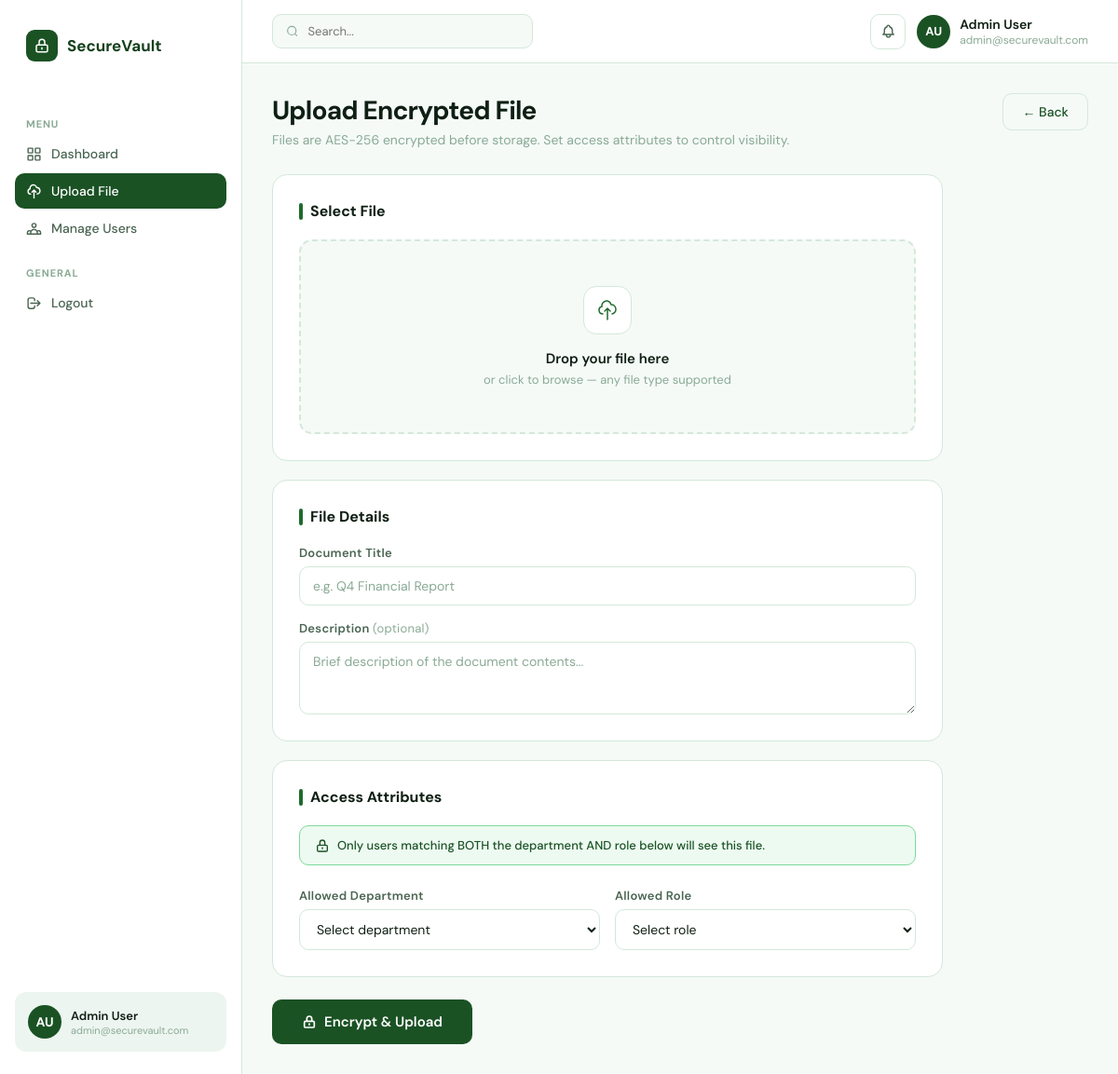
/upload/ (signed in), run on the app's committed database.
### core/models.py (models this page shows, shortened)
class User(AbstractBaseUser, PermissionsMixin):
    email = models.EmailField(unique=True)
    first_name = models.CharField(max_length=100)
    last_name = models.CharField(max_length=100)
    department = models.CharField(max_length=50, choices=DEPARTMENT_CHOICES, blank=True)
    role = models.CharField(max_length=50, choices=ROLE_CHOICES, blank=True)
    is_active = models.BooleanField(default=True)
    is_staff = models.BooleanField(default=False)
    is_admin = models.BooleanField(default=False)
    date_joined = models.DateTimeField(auto_now_add=True)
    objects = UserManager()
    USERNAME_FIELD = 'email'
    REQUIRED_FIELDS = ['first_name', 'last_name']
    def get_full_name(self):
        return f"{self.first_name} {self.last_name}"

### core/views.py (the view, shortened to what this page needs)
# urls.py: path('upload/', views.upload_file, name='upload_file'),
@login_required
def upload_file(request):
    if not request.user.is_admin:
        return redirect('dashboard')
    form = UploadFileForm()
    return render(request, 'core/upload_file.html', {'form': form})

### core/forms.py
class UploadFileForm(forms.ModelForm):
    file = forms.FileField()
    class Meta:
        model = EncryptedFile
        fields = ['title', 'description', 'allowed_department', 'allowed_role']
        widgets = {
            'title': forms.TextInput(attrs={'placeholder': 'Document title'}),
            'description': forms.Textarea(attrs={'placeholder': 'Brief description...', 'rows': 3}),
        }

### core/templates/core/upload_file.html (shortened to what this page needs)
{% extends 'core/base_dashboard.html' %}
{% block sidebar_nav %}
<a href="{% url 'admin_dashboard' %}" class="nav-item">
  <svg viewBox="0 0 24 24"><rect x="3" y="3" width="7" height="7" rx="1"/><rect x="14" y="3" width="7" height="7" rx="1"/><rect x="3" y="14" width="7" height="7" rx="1"/><rect x="14" y="14" width="7" height="7" rx="1"/></svg>
  Dashboard
</a>
<a href="{% url 'upload_file' %}" class="nav-item active">
  <svg viewBox="0 0 24 24"><path stroke-linecap="round" stroke-linejoin="round" d="M7 16a4 4 0 01-.88-7.903A5 5 0 1115.9 6L16 6a5 5 0 011 9.9M15 13l-3-3m0 0l-3 3m3-3v12"/></svg>
  Upload File
</a>
<a href="{% url 'manage_users' %}" class="nav-item">
  <svg viewBox="0 0 24 24"><path stroke-linecap="round" stroke-linejoin="round" d="M17 20h5v-2a3 3 0 00-5.356-1.857M17 20H7m10 0v-2c0-.656-.126-1.283-.356-1.857M7 20H2v-2a3 3 0 015.356-1.857M7 20v-2c0-.656.126-1.283.356-1.857m0 0a5.002 5.002 0 019.288 0M15 7a3 3 0 11-6 0 3 3 0 016 0z"/></svg>
  Manage Users
</a>
{% endblock %}
{% block dashboard_content %}
<div class="page-header">
  <div>
    <div class="page-title">Upload Encrypted File</div>
    <div class="page-subtitle">Files are AES-256 encrypted before storage. Set access attributes to control visibility.</div>
  </div>
  <a href="{% url 'admin_dashboard' %}" class="btn-outline">← Back</a>
</div>
<form method="POST" enctype="multipart/form-data" style="max-width:720px;">
  <div class="form-section" style="margin-bottom:20px;">
    <div class="form-section-title">Select File</div>
    <div class="upload-zone" id="uploadZone" onclick="document.getElementById('fileInput').click()">
      <div class="upload-icon">
        <svg viewBox="0 0 24 24"><path stroke-linecap="round" stroke-linejoin="round" d="M7 16a4 4 0 01-.88-7.903A5 5 0 1115.9 6L16 6a5 5 0 011 9.9M15 13l-3-3m0 0l-3 3m3-3v12"/></svg>
      </div>
      <div style="font-weight:600;font-size:15px;margin-bottom:4px;">Drop your file here</div>
      <div style="font-size:13px;color:var(--text-muted);">or click to browse — any file type supported</div>
    </div>
  </div>
  <div class="form-section" style="margin-bottom:20px;">
    <div class="form-section-title">File Details</div>
    <div style="display:flex;flex-direction:column;gap:16px;">
      <div class="form-group">
        <label class="form-label">Document Title</label>
        <input type="text" name="title" class="form-input" placeholder="e.g. Q4 Financial Report" required>
      </div>
      <div class="form-group">
        <label class="form-label">Description <span style="font-weight:400;color:var(--text-muted);">(optional)</span></label>
        <textarea name="description" class="form-input" rows="3" placeholder="Brief description of the document contents..."></textarea>
      </div>
    </div>
  </div>
  <div class="form-section" style="margin-bottom:24px;">
    <div class="form-section-title">Access Attributes</div>
    <div class="encrypt-badge">
      <svg width="16" height="16" fill="none" viewBox="0 0 24 24" stroke="currentColor" stroke-width="2"><path stroke-linecap="round" stroke-linejoin="round" d="M12 15v2m-6 4h12a2 2 0 002-2v-6a2 2 0 00-2-2H6a2 2 0 00-2 2v6a2 2 0 002 2zm10-10V7a4 4 0 00-8 0v4h8z"/></svg>
      Only users matching BOTH the department AND role below will see this file.
    </div>
    <div style="display:grid;grid-template-columns:1fr 1fr;gap:16px;">
      <div class="form-group">
        <label class="form-label">Allowed Department</label>
        <select name="allowed_department" class="form-input" required>
          <option value="">Select department</option>
        </select>
      </div>
      <div class="form-group">
        <label class="form-label">Allowed Role</label>
        <select name="allowed_role" class="form-input" required>
          <option value="">Select role</option>
        </select>
      </div>
    </div>
  </div>
  <button type="submit" class="btn-primary" style="padding:14px 32px;font-size:15px;">
    <svg width="16" height="16" fill="none" viewBox="0 0 24 24" stroke="currentColor" stroke-width="2.5"><path stroke-linecap="round" stroke-linejoin="round" d="M12 15v2m-6 4h12a2 2 0 002-2v-6a2 2 0 00-2-2H6a2 2 0 00-2 2v6a2 2 0 002 2zm10-10V7a4 4 0 00-8 0v4h8z"/></svg>
    Encrypt &amp; Upload
  </button>
</form>
{% endblock %}

### core/templates/core/base_dashboard.html (shortened to what this page needs)
{% extends 'core/base.html' %}
{% block content %}
<div class="sidebar">
  <div class="sidebar-logo">
    <div class="logo-icon">
      <svg fill="none" viewBox="0 0 24 24" stroke="white" stroke-width="2" width="18" height="18">
        <path stroke-linecap="round" stroke-linejoin="round" d="M12 15v2m-6 4h12a2 2 0 002-2v-6a2 2 0 00-2-2H6a2 2 0 00-2 2v6a2 2 0 002 2zm10-10V7a4 4 0 00-8 0v4h8z"/>
      </svg>
    </div>
    SecureVault
  </div>
  <div class="nav-section-label">Menu</div>
  {% block sidebar_nav %}{% endblock %}
  <div class="nav-section-label">General</div>
  <a href="{% url 'logout' %}" class="nav-item">
    <svg viewBox="0 0 24 24"><path stroke-linecap="round" stroke-linejoin="round" d="M17 16l4-4m0 0l-4-4m4 4H7m6 4v1a3 3 0 01-3 3H6a3 3 0 01-3-3V7a3 3 0 013-3h4a3 3 0 013 3v1"/></svg>
    Logout
  </a>
  <div class="sidebar-bottom">
    <div class="user-card">
      <div class="user-avatar">{{ request.user.first_name.0 }}{{ request.user.last_name.0 }}</div>
      <div class="user-info">
        <div class="user-name">{{ request.user.get_full_name }}</div>
        <div class="user-email">{{ request.user.email }}</div>
      </div>
    </div>
  </div>
</div>
<div class="main-content">
  <div class="topbar">
    <div class="search-bar">
      <svg width="15" height="15" fill="none" viewBox="0 0 24 24" stroke="currentColor" stroke-width="2"><circle cx="11" cy="11" r="8"/><path d="M21 21l-4.35-4.35"/></svg>
      <input type="text" placeholder="Search...">
    </div>
    <div class="topbar-right">
      <button class="icon-btn">
        <svg viewBox="0 0 24 24"><path stroke-linecap="round" stroke-linejoin="round" d="M15 17h5l-1.405-1.405A2.032 2.032 0 0118 14.158V11a6.002 6.002 0 00-4-5.659V5a2 2 0 10-4 0v.341C7.67 6.165 6 8.388 6 11v3.159c0 .538-.214 1.055-.595 1.436L4 17h5m6 0v1a3 3 0 11-6 0v-1m6 0H9"/></svg>
      </button>
      <div class="topbar-user">
        <div class="topbar-avatar">{{ request.user.first_name.0 }}{{ request.user.last_name.0 }}</div>
        <div>
          <div class="topbar-name">{{ request.user.get_full_name }}</div>
          <div class="topbar-email">{{ request.user.email }}</div>
        </div>
      </div>
    </div>
  </div>
  <div class="page-body">
    {% block dashboard_content %}{% endblock %}
  </div>
</div>
{% endblock %}

### core/templates/core/base.html (style rules this page uses)
:root { --green-950: #0a1f0e; --green-900: #0f2d14; --green-800: #14401c; --green-700: #1a5224; --green-600: #1e6b2c; --green-500: #22843a; --green-400: #2ba048; --green-300: #3dbf5a; --green-200: #7dd99a; --green-100: #c3f0ce; --green-50: #edfaf1; --accent: #22843a; --accent-light: #3dbf5a; --text-primary: #0f1f13; --text-secondary: #4a6552; --text-muted: #8aaa95; --border: #d4e8da; --surface: #ffffff; --surface-2: #f5faf7; --surface-3: #edf5f0; }
*, *::before, *::after { box-sizing: border-box; margin: 0; padding: 0; }
body { font-family: 'DM Sans', sans-serif; background: var(--surface-2); color: var(--text-primary); }
a { text-decoration: none; color: inherit; }
input, select, textarea, button { font-family: inherit; }
.btn-primary { background: var(--green-700); color: white; border: none; padding: 12px 24px; border-radius: 10px; font-size: 15px; font-weight: 600; cursor: pointer; transition: all 0.2s; display: inline-flex; align-items: center; gap: 8px; }
.btn-outline { background: transparent; color: var(--green-700); border: 1.5px solid var(--border); padding: 10px 20px; border-radius: 10px; font-size: 14px; font-weight: 500; cursor: pointer; transition: all 0.2s; }
.form-group { display: flex; flex-direction: column; gap: 6px; }
.form-label { font-size: 13px; font-weight: 600; color: var(--text-secondary); letter-spacing: 0.02em; }
.form-input { border: 1.5px solid var(--border); border-radius: 10px; padding: 11px 14px; font-size: 14px; color: var(--text-primary); background: var(--surface); transition: all 0.2s; outline: none; }
.form-input::placeholder { color: var(--text-muted); }

### core/templates/core/upload_file.html (style rules this page uses)
.upload-zone { border: 2px dashed var(--border); border-radius: 14px; padding: 48px 32px; text-align: center; cursor: pointer; transition: all 0.2s; background: var(--surface-2); }
.upload-icon { width: 52px; height: 52px; background: white; border: 1.5px solid var(--border); border-radius: 14px; display: flex; align-items: center; justify-content: center; margin: 0 auto 16px; }
.upload-icon svg { width: 24px; height: 24px; stroke: var(--green-600); fill: none; stroke-width: 1.5; }
.form-section { background: white; border-radius: 16px; border: 1px solid var(--border); padding: 28px; max-width: 720px; }
.form-section-title { font-size: 16px; font-weight: 700; margin-bottom: 20px; display: flex; align-items: center; gap: 8px; }
.form-section-title::before { content: ''; display: block; width: 4px; height: 18px; background: var(--green-600); border-radius: 2px; }
.encrypt-badge { display: flex; align-items: center; gap: 8px; background: var(--green-50); border: 1px solid var(--green-200); border-radius: 10px; padding: 12px 16px; font-size: 13px; color: var(--green-700); font-weight: 500; margin-bottom: 24px; }

### data on the page
User: user.first_name.0 "A", user.last_name.0 "U", user.get_full_name "Admin User", user.email "admin@securevault.com"
